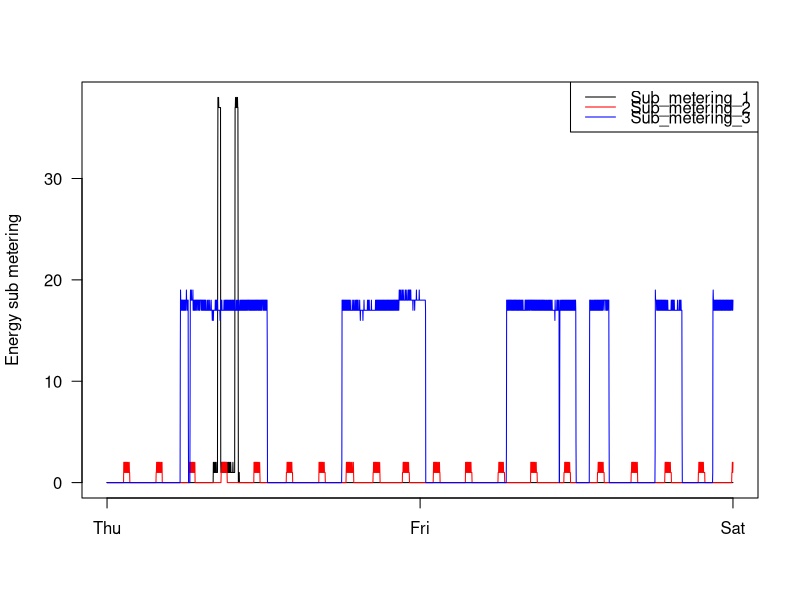

Source code (R):

datos = read.csv("HPC_assignment1.csv")

graphics.off()

plot(datos$Sub_metering_1, type="l", axes=FALSE,
     xlab="", ylab="Energy sub metering")
lines(datos$Sub_metering_2, col="red")
lines(datos$Sub_metering_3, col="blue")

axis(1, at=c(1, 1441, 2880), labels = c("Thu", "Fri", "Sat"))
axis(2, las=2)
box()

legend("topright", 
       legend = paste0("Sub_metering_",1:3),
       col=c("black", "red", "blue"), lty=1,
       y.intersp=0.5)

dev.copy(png, file="plot3.png",  width = 480, height = 480)
dev.off()